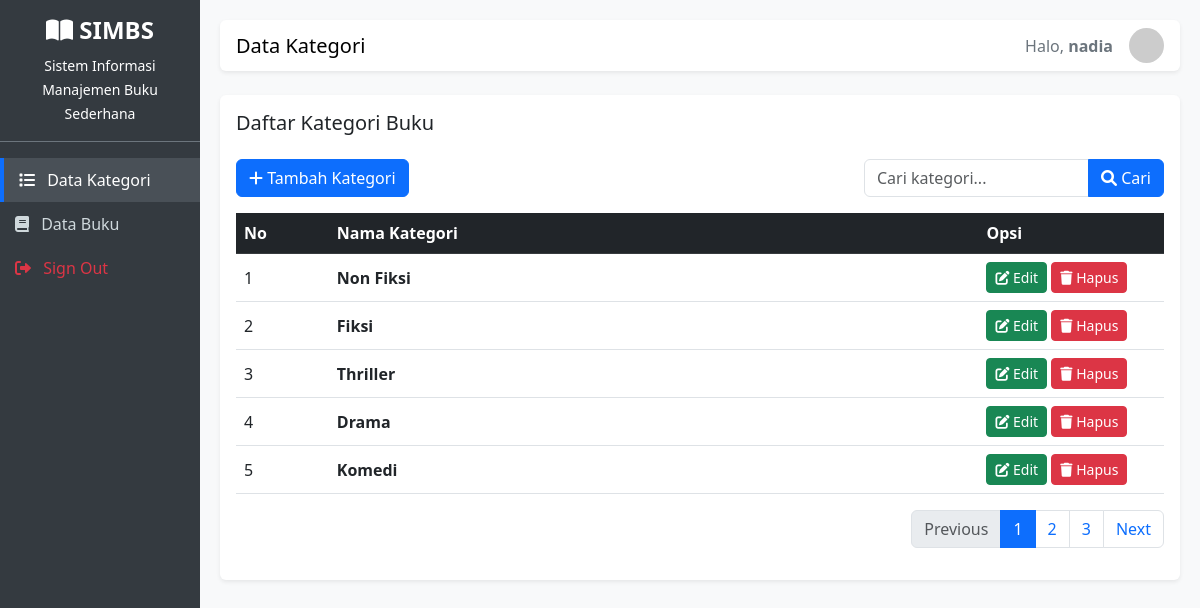
The app's page /kategori.php (signed in) with its own data.
### tables this page shows
CREATE TABLE `kategori` (
  `id_kategori` int(11) NOT NULL,
  `nama_kategori` varchar(100) NOT NULL,
  `tanggal_input` datetime DEFAULT current_timestamp()
);

### kategori.php (the view, shortened to what this page needs)
<?php
include 'koneksi.php';
$batas   = 5;
$halaman = isset($_GET['halaman']) ? (int)$_GET['halaman'] : 1;
$halaman_awal = ($halaman > 1) ? ($halaman * $batas) - $batas : 0;
$previous = $halaman - 1;
$next     = $halaman + 1;
$keyword = "";
if (isset($_GET['cari'])) {
    $keyword = $_GET['cari'];
    $where = "WHERE nama_kategori LIKE '%$keyword%'";
} else {
    $where = "";
}
$sql_total = mysqli_query($koneksi, "SELECT * FROM kategori $where");
$jumlah_data = mysqli_num_rows($sql_total);
$total_halaman = ceil($jumlah_data / $batas);
$sql = "SELECT * FROM kategori $where ORDER BY id_kategori DESC LIMIT $halaman_awal, $batas";
$query_kategori = mysqli_query($koneksi, $sql);
$nomor = $halaman_awal + 1;
?>
<!DOCTYPE html>
<html lang="id">
<head>
    <link href="https://cdn.jsdelivr.net/npm/bootstrap@5.3.0/dist/css/bootstrap.min.css" rel="stylesheet">
    <link rel="stylesheet" href="https://cdnjs.cloudflare.com/ajax/libs/font-awesome/6.0.0/css/all.min.css">
</head>
<body>
<div class="container-fluid">
    <div class="row">
        <div class="col-md-2 sidebar p-0">
            <div class="p-3 text-center border-bottom border-secondary">
                <h4 class="fw-bold"><i class="fa-solid fa-book-open"></i> SIMBS</h4>
                <small>Sistem Informasi Manajemen Buku Sederhana</small>
            </div>
            <div class="mt-3">
                <a href="kategori.php" class="active"><i class="fa-solid fa-list me-2"></i> Data Kategori</a>
                <a href="buku.php"><i class="fa-solid fa-book me-2"></i> Data Buku</a>
                <a href="logout.php" class="text-danger"><i class="fa-solid fa-right-from-bracket me-2"></i> Sign Out</a>
            </div>
        </div>
        <div class="col-md-10 content">
            <nav class="navbar navbar-light bg-white shadow-sm mb-4 rounded px-3">
                <span class="navbar-brand mb-0 h1">Data Kategori</span>
                <div class="d-flex align-items-center">
                    <span class="me-3 text-secondary">Halo, <b><?= $_SESSION['username']; ?></b></span>
                    <img src="https://ui-avatars.com/api/?name=<?= $_SESSION['username']; ?>&background=random" class="rounded-circle" width="35">
                </div>
            </nav>
            <div class="card shadow-sm border-0">
                <div class="card-body">
                    <h5 class="card-title mb-4">Daftar Kategori Buku</h5>
                    <div class="row mb-3">
                        <div class="col-md-6">
                            <a href="tambah_kategori.php" class="btn btn-primary">
                                <i class="fa-solid fa-plus"></i> Tambah Kategori
                            </a>
                        </div>
                        <div class="col-md-6">
                            <form action="" method="GET" class="d-flex justify-content-end">
                                <div class="input-group" style="max-width: 300px;">
                                    <input type="text" name="cari" class="form-control" placeholder="Cari kategori..." value="<?= $keyword; ?>">
                                    <button class="btn btn-primary" type="submit"><i class="fa-solid fa-magnifying-glass"></i> Cari</button>
                                </div>
                            </form>
                        </div>
                    </div>
                    <div class="table-responsive">
                        <table class="table table-hover align-middle">
                            <thead class="table-dark">
                                <tr>
                                    <th width="10%">No</th>
                                    <th>Nama Kategori</th>
                                    <th width="20%">Opsi</th>
                                </tr>
                            </thead>
                            <tbody>
                                <?php if(mysqli_num_rows($query_kategori) > 0): ?>
                                    <?php while($row = mysqli_fetch_array($query_kategori)): ?>
                                    <tr>
                                        <td><?= $nomor++; ?></td>
                                        <td class="fw-bold"><?= $row['nama_kategori']; ?></td>
                                        <td>
                                            <a href="edit_kategori.php?id=<?= $row['id_kategori']; ?>" class="btn btn-success btn-sm">
                                                <i class="fa-solid fa-pen-to-square"></i> Edit
                                            </a>
                                            <a href="hapus_kategori.php?id=<?= $row['id_kategori']; ?>" class="btn btn-danger btn-sm" onclick="return confirm('Yakin hapus kategori ini?')">
                                                <i class="fa-solid fa-trash"></i> Hapus
                                            </a>
                                        </td>
                                    </tr>
                                    <?php endwhile; ?>
                                <?php else: ?>
                                    <tr><td colspan="3" class="text-center text-muted">Data tidak ditemukan.</td></tr>
                                <?php endif; ?>
                            </tbody>
                        </table>
                    </div>
                    <nav>
                        <ul class="pagination justify-content-end">
                            <li class="page-item <?= ($halaman <= 1) ? 'disabled' : ''; ?>">
                                <a class="page-link" href="?halaman=<?= $previous ?>&cari=<?= $keyword ?>">Previous</a>
                            </li>
                            <?php for($x = 1; $x <= $total_halaman; $x++): ?>
                                <li class="page-item <?= ($halaman == $x) ? 'active' : ''; ?>">
                                    <a class="page-link" href="?halaman=<?= $x ?>&cari=<?= $keyword ?>"><?= $x ?></a>
                                </li>
                            <?php endfor; ?>
                            <li class="page-item <?= ($halaman >= $total_halaman) ? 'disabled' : ''; ?>">
                                <a class="page-link" href="?halaman=<?= $next ?>&cari=<?= $keyword ?>">Next</a>
                            </li>
                        </ul>
                    </nav>
                </div>
            </div>
        </div>
    </div>
</div>
</body>
</html>

### kategori.php (style rules this page uses)
body { background-color: #f8f9fa; }
.sidebar { min-height: 100vh; background-color: #343a40; color: white; }
.sidebar a { color: #cfd8dc; text-decoration: none; padding: 10px 15px; display: block; }
.sidebar a:hover, .sidebar a.active { background-color: #495057; color: white; border-left: 4px solid #0d6efd; }
.content { padding: 20px; }

### records on screen
kategori: nama_kategori "Non Fiksi"
kategori: nama_kategori "Fiksi"
kategori: nama_kategori "Thriller"
kategori: nama_kategori "Drama"
kategori: nama_kategori "Komedi"

### other values on screen
$_SESSION['username'] "nadia"
